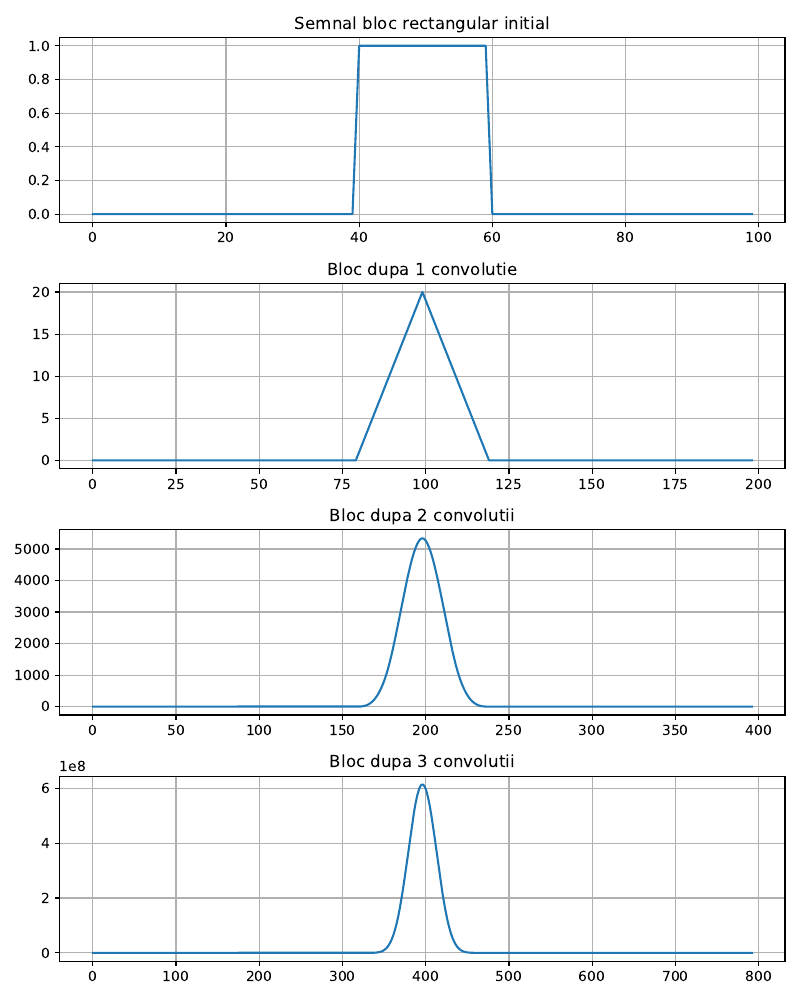

Source code (Python):
import matplotlib
matplotlib.use('TkAgg')

import matplotlib.pyplot as plt
import scipy
import sounddevice as sd
import math
import time
import wavfile

import numpy as np


N = 100

x0 = np.random.random(N)

#  convolutii
x1 = np.convolve(x0, x0)      # prima convolutie
x2 = np.convolve(x1, x1)      # a doua convolutie
x3 = np.convolve(x2, x2)      # a treia convolutie

plt.figure(figsize=(8, 10))

# x initial
plt.subplot(4, 1, 1)
plt.plot(x0)
plt.title("Semnal aleator initial")
plt.grid(True)

# dupa prima convolutie
plt.subplot(4, 1, 2)
plt.plot(x1)
plt.title("Dupa 1 convolutie: x * x")
plt.grid(True)

# dupa a doua convolutie
plt.subplot(4, 1, 3)
plt.plot(x2)
plt.title("Dupa 2 convolutii: (x * x) * (x * x)")
plt.grid(True)

# dupa a treia convolutie
plt.subplot(4, 1, 4)
plt.plot(x3)
plt.title("Dupa 3 convolutii")
plt.grid(True)

plt.tight_layout()
plt.savefig("ex2A.pdf", dpi=300)
plt.show()


# semnal bloc: 0 peste tot, 1 pe un interval scurt
x0_rect = np.zeros(N)
x0_rect[40:60] = 1.0   # bloc de 1 intre index 40 si 59

x1_rect = np.convolve(x0_rect, x0_rect)
x2_rect = np.convolve(x1_rect, x1_rect)
x3_rect = np.convolve(x2_rect, x2_rect)

plt.figure(figsize=(8, 10))

plt.subplot(4, 1, 1)
plt.plot(x0_rect)
plt.title("Semnal bloc rectangular initial")
plt.grid(True)

plt.subplot(4, 1, 2)
plt.plot(x1_rect)
plt.title("Bloc dupa 1 convolutie")
plt.grid(True)

plt.subplot(4, 1, 3)
plt.plot(x2_rect)
plt.title("Bloc dupa 2 convolutii")
plt.grid(True)

plt.subplot(4, 1, 4)
plt.plot(x3_rect)
plt.title("Bloc dupa 3 convolutii")
plt.grid(True)

plt.tight_layout()
plt.savefig("ex2B.pdf", dpi=300)
plt.show()
